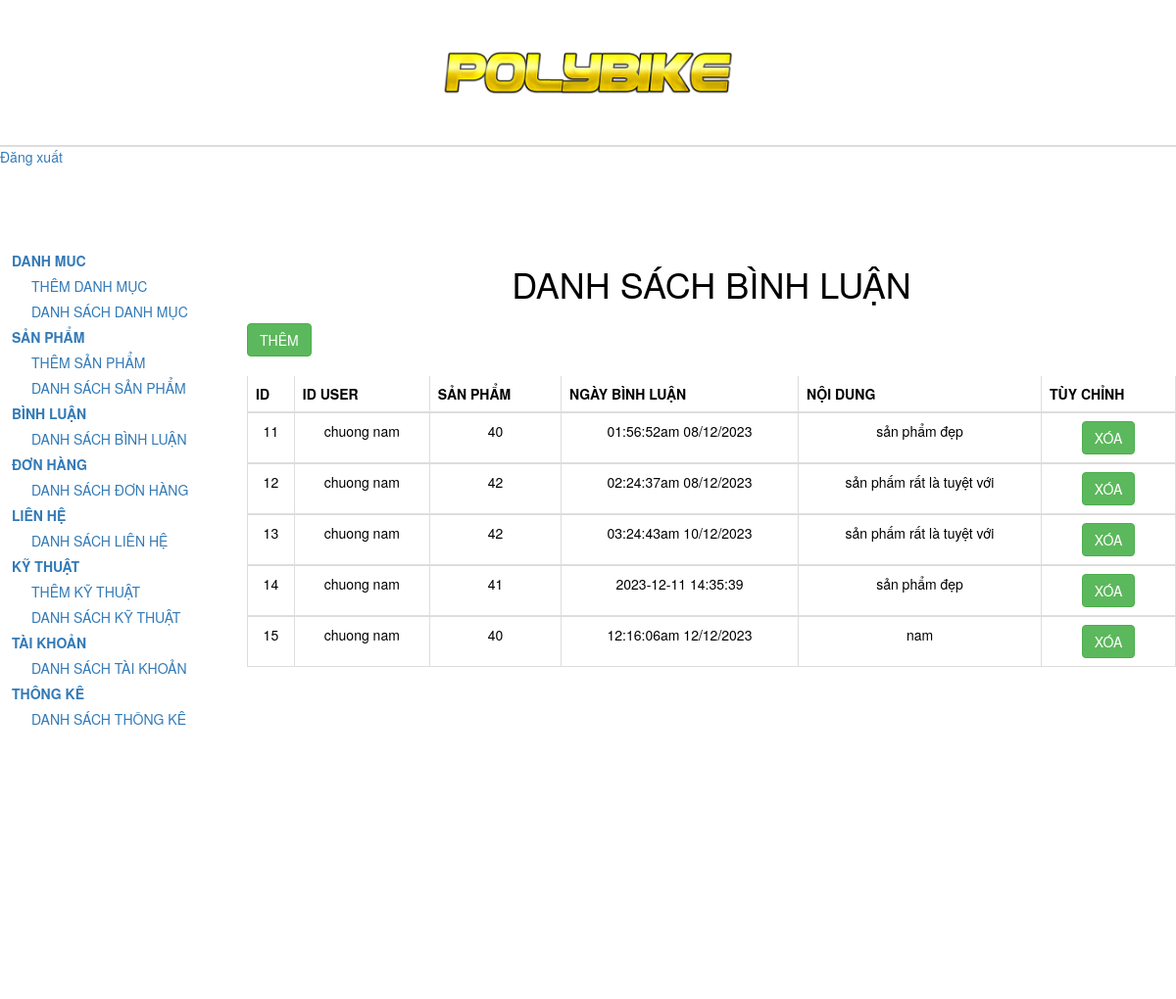
Page /admin/index.php?act=showbinhluan on the committed database.
### tables this page shows
CREATE TABLE `binhluan` (
  `id_binhluan` int NOT NULL,
  `id_user` int NOT NULL,
  `product_id` int NOT NULL,
  `date` varchar(225) NOT NULL,
  `noidung` varchar(225) NOT NULL
);

CREATE TABLE `user` (
  `user_id` int NOT NULL,
  `user_name` varchar(225) NOT NULL,
  `pass` varchar(225) NOT NULL,
  `email` varchar(225) NOT NULL,
  `role_id` int NOT NULL
);

### admin/database.php (called while the page is built, shortened)
<?php
class Database {
  public $host = DB_HOST;
  public $user = DB_USER;
  public $pass = DB_PASS;
  public $dbname = DB_NAME;
    public $link;
    public function connectDB(){
        $this->link = new mysqli($this->host,$this->user,$this->pass,$this->dbname);
    }
    public function select( $query ){
        $result = $this->link->query( $query ) or
        die($this->link->error.__LINE__);
        if($result->num_rows > 0){
            return $result;
        }else{
            return false;
        }
    }
}

### admin/class/binhluan_class.php (called while the page is built, shortened)
<?php
class binhluan{
    private $db;
    public function __construct()
    {
        $this->db = new Database();
    }
    public function showbinhluan(){
        $query = "SELECT * FROM binhluan,user where binhluan.id_user = user.user_id";
        $result = $this->db->select($query);
        return $result;
    }
}
?>

### admin/binhluan/listbinhluan.php (the view, shortened to what this page needs)
<div class="admin-content-right">
         <div class="admin-content-right-cartegory_list">
         <h1 class="h1">DANH SÁCH BÌNH LUẬN</h1>
            <div class="table-responsive">
            <table class="table">
                <thead class="thead-dark">
                <tr>
                    <th>ID</th>
                    <th>ID USER</th>
                    <th>SẢN PHẨM</th>
                    <th>NGÀY BÌNH LUẬN</th>
                    <th>NỘI DUNG</th>
                    <th>TÙY CHỈNH</th>
                </tr>
                </thead>
                <?php
                if($binhluan){
                    while($row = $binhluan->fetch_assoc()){
                ?>
                <tbody>
                <tr>
                    <td><?php echo $row['id_binhluan']?></td>
                    <td><?php echo $row['user_name']?></td>
                    <td><?php echo $row['product_id']?></td>
                    <td><?php echo $row['date']?></td>
                    <td><?php echo $row['noidung']?></td>
                    <td><a onclick="return confirm('bạn có muốn xóa')" href="index.php?act=xoabl&id_binhluan=<?php echo $row['id_binhluan']?>" class="btn btn-success">XÓA</a>
                </tr>
                </tbody>
                <?php
                    }
                }
                ?>
                <a class="btn btn-success" href="index.php?act=adddm">THÊM</a>
            </table>
            </div>
         </div>
    </div>
</section>
</body>
</html>

### admin/stylee.css (style rules this page uses)
* { margin: 0; padding: 0; box-sizing: border-box; color: black; outline: none; }
a { text-decoration: none; }
.admin-content-right { width: 80%; padding: 30px 0 0 12px; }
.admin-content-right-cartegory_list table { width: 100%; text-align: center; margin-top: 20px; }
.admin-content-right-cartegory_list table tr th,td { border: 1px solid #ddd; }
table { border-collapse: collapse; }

### admin/binhluan/listbinhluan.php (style rules this page uses)
.h1 { text-align: center; align-items: center; margin-bottom: 20px; }

### rows in the picture
binhluan: id_binhluan "11", id_user.user_name "chuong nam", product "40", date "01:56:52am 08/12/2023", noidung "sản phẩm đẹp"
binhluan: id_binhluan "12", id_user.user_name "chuong nam", product "42", date "02:24:37am 08/12/2023", noidung "sản phấm rất là tuyệt với"
binhluan: id_binhluan "13", id_user.user_name "chuong nam", product "42", date "03:24:43am 10/12/2023", noidung "sản phấm rất là tuyệt với"
binhluan: id_binhluan "14", id_user.user_name "chuong nam", product "41", date "2023-12-11 14:35:39", noidung "sản phẩm đẹp"
binhluan: id_binhluan "15", id_user.user_name "chuong nam", product "40", date "12:16:06am 12/12/2023", noidung "nam"
